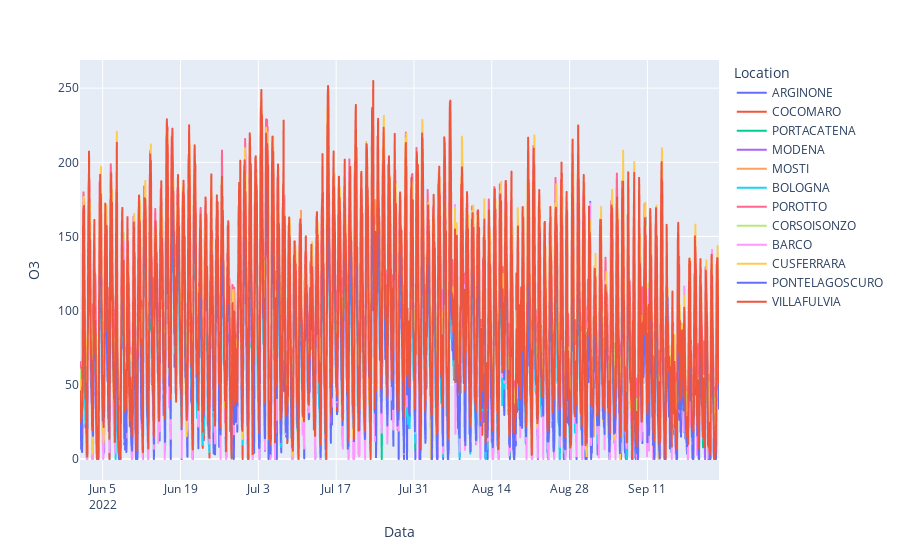

This figure's notebook cell:
### Code cell
px.line(data_frame=df1,x="Data",y="O3",color="Location")

### Figure 1 — Plotly figure (JSON) as saved in the notebook; plotly's stock layout.template omitted (floating-point values rounded to 4 significant figures; data arrays with more than 128 entries replaced by an {"elided": "..."} marker saying what was removed)
{"data": [{"hovertemplate": "Location=ARGINONE<br>Data=%{x}<br>O3=%{y}<extra></extra>", "legendgroup": "ARGINONE", "line": {"color": "#636efa", "dash": "solid"}, "marker": {"symbol": "circle"}, "mode": "lines", "name": "ARGINONE", "showlegend": true, "type": "scattergl", "x": {"elided": "2757 str values"}, "xaxis": "x", "y": {"elided": "2757 float values"}, "yaxis": "y"}, {"hovertemplate": "Location=COCOMARO<br>Data=%{x}<br>O3=%{y}<extra></extra>", "legendgroup": "COCOMARO", "line": {"color": "#EF553B", "dash": "solid"}, "marker": {"symbol": "circle"}, "mode": "lines", "name": "COCOMARO", "showlegend": true, "type": "scattergl", "x": {"elided": "2759 str values"}, "xaxis": "x", "y": {"elided": "2759 float values"}, "yaxis": "y"}, {"hovertemplate": "Location=PORTACATENA<br>Data=%{x}<br>O3=%{y}<extra></extra>", "legendgroup": "PORTACATENA", "line": {"color": "#00cc96", "dash": "solid"}, "marker": {"symbol": "circle"}, "mode": "lines", "name": "PORTACATENA", "showlegend": true, "type": "scattergl", "x": {"elided": "2754 str values"}, "xaxis": "x", "y": {"elided": "2754 float values"}, "yaxis": "y"}, {"hovertemplate": "Location=MODENA<br>Data=%{x}<br>O3=%{y}<extra></extra>", "legendgroup": "MODENA", "line": {"color": "#ab63fa", "dash": "solid"}, "marker": {"symbol": "circle"}, "mode": "lines", "name": "MODENA", "showlegend": true, "type": "scattergl", "x": {"elided": "2755 str values"}, "xaxis": "x", "y": {"elided": "2755 float values"}, "yaxis": "y"}, {"hovertemplate": "Location=MOSTI<br>Data=%{x}<br>O3=%{y}<extra></extra>", "legendgroup": "MOSTI", "line": {"color": "#FFA15A", "dash": "solid"}, "marker": {"symbol": "circle"}, "mode": "lines", "name": "MOSTI", "showlegend": true, "type": "scattergl", "x": {"elided": "2758 str values"}, "xaxis": "x", "y": {"elided": "2758 float values"}, "yaxis": "y"}, {"hovertemplate": "Location=BOLOGNA<br>Data=%{x}<br>O3=%{y}<extra></extra>", "legendgroup": "BOLOGNA", "line": {"color": "#19d3f3", "dash": "solid"}, "marker": {"symbol": "circle"}, "mode": "lines", "name": "BOLOGNA", "showlegend": true, "type": "scattergl", "x": {"elided": "2754 str values"}, "xaxis": "x", "y": {"elided": "2754 float values"}, "yaxis": "y"}, {"hovertemplate": "Location=POROTTO<br>Data=%{x}<br>O3=%{y}<extra></extra>", "legendgroup": "POROTTO", "line": {"color": "#FF6692", "dash": "solid"}, "marker": {"symbol": "circle"}, "mode": "lines", "name": "POROTTO", "showlegend": true, "type": "scattergl", "x": {"elided": "2755 str values"}, "xaxis": "x", "y": {"elided": "2755 float values"}, "yaxis": "y"}, {"hovertemplate": "Location=CORSOISONZO<br>Data=%{x}<br>O3=%{y}<extra></extra>", "legendgroup": "CORSOISONZO", "line": {"color": "#B6E880", "dash": "solid"}, "marker": {"symbol": "circle"}, "mode": "lines", "name": "CORSOISONZO", "showlegend": true, "type": "scattergl", "x": {"elided": "2755 str values"}, "xaxis": "x", "y": {"elided": "2755 float values"}, "yaxis": "y"}, {"hovertemplate": "Location=BARCO<br>Data=%{x}<br>O3=%{y}<extra></extra>", "legendgroup": "BARCO", "line": {"color": "#FF97FF", "dash": "solid"}, "marker": {"symbol": "circle"}, "mode": "lines", "name": "BARCO", "showlegend": true, "type": "scattergl", "x": {"elided": "2755 str values"}, "xaxis": "x", "y": {"elided": "2755 float values"}, "yaxis": "y"}, {"hovertemplate": "Location=CUSFERRARA<br>Data=%{x}<br>O3=%{y}<extra></extra>", "legendgroup": "CUSFERRARA", "line": {"color": "#FECB52", "dash": "solid"}, "marker": {"symbol": "circle"}, "mode": "lines", "name": "CUSFERRARA", "showlegend": true, "type": "scattergl", "x": {"elided": "2759 str values"}, "xaxis": "x", "y": {"elided": "2759 float values"}, "yaxis": "y"}, {"hovertemplate": "Location=PONTELAGOSCURO<br>Data=%{x}<br>O3=%{y}<extra></extra>", "legendgroup": "PONTELAGOSCURO", "line": {"color": "#636efa", "dash": "solid"}, "marker": {"symbol": "circle"}, "mode": "lines", "name": "PONTELAGOSCURO", "showlegend": true, "type": "scattergl", "x": {"elided": "2746 str values"}, "xaxis": "x", "y": {"elided": "2746 float values"}, "yaxis": "y"}, {"hovertemplate": "Location=VILLAFULVIA<br>Data=%{x}<br>O3=%{y}<extra></extra>", "legendgroup": "VILLAFULVIA", "line": {"color": "#EF553B", "dash": "solid"}, "marker": {"symbol": "circle"}, "mode": "lines", "name": "VILLAFULVIA", "showlegend": true, "type": "scattergl", "x": {"elided": "2755 str values"}, "xaxis": "x", "y": {"elided": "2755 float values"}, "yaxis": "y"}], "layout": {"legend": {"title": {"text": "Location"}, "tracegroupgap": 0}, "margin": {"t": 60}, "xaxis": {"anchor": "y", "domain": [0, 1], "title": {"text": "Data"}}, "yaxis": {"anchor": "x", "domain": [0, 1], "title": {"text": "O3"}}}}
